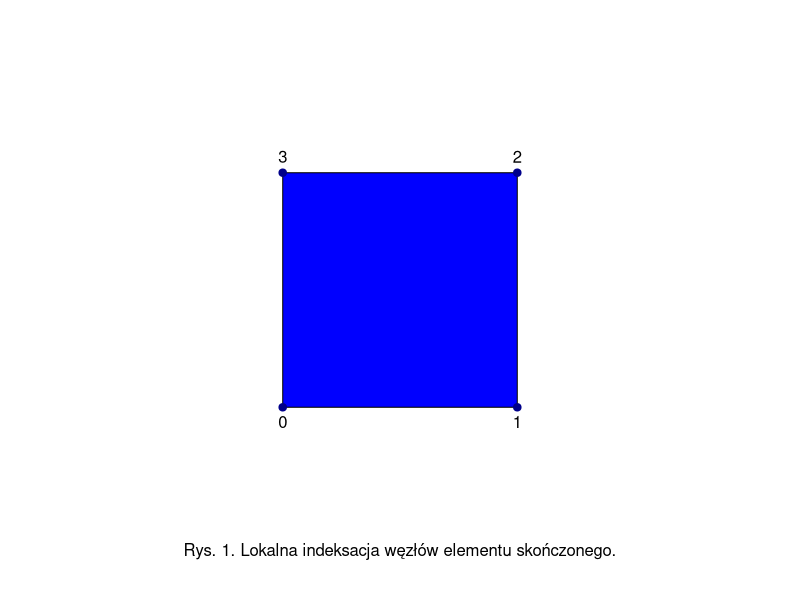

Source code (R):
## ---- chunk 1
points <- matrix(c(2, 2, 4, 2, 4, 4, 2, 4), 4, 2, byrow = TRUE)
par(mar = c(2, 1, 1, 1))
plot(NULL,
  xlim = c(0, 6), ylim = c(2, 4),
  xlab = "", ylab = "", xaxt = "n", yaxt = "n", bty="n", asp = 1
)
polygon(points, col = "blue")
lines(points, type = "p", pch = 19, col = "darkblue")
text(points[, 1], points[, 2],
  pos = c(1, 1, 3, 3), col = "black",
  label = c(0, 1, 2, 3)
)
title(sub = "Rys. 1. Lokalna indeksacja węzłów elementu skończonego.", line = -1)
